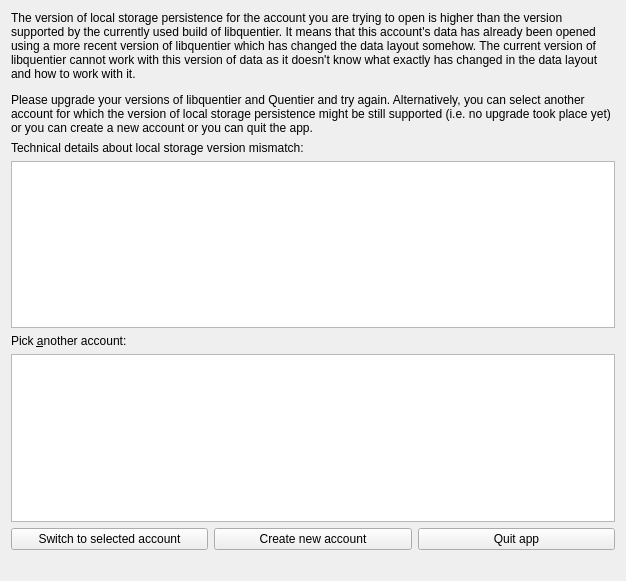
<?xml version="1.0" encoding="UTF-8"?>
<ui version="4.0">
 <class>LocalStorageVersionTooHighDialog</class>
 <widget class="QWidget" name="LocalStorageVersionTooHighDialog">
  <property name="geometry">
   <rect>
    <x>0</x>
    <y>0</y>
    <width>626</width>
    <height>581</height>
   </rect>
  </property>
  <property name="windowTitle">
   <string>Local storage version is too high</string>
  </property>
  <layout class="QVBoxLayout" name="verticalLayout">
   <item>
    <widget class="QLabel" name="descriptionLabel">
     <property name="text">
      <string>&lt;html&gt;&lt;head/&gt;&lt;body&gt;&lt;p&gt;The version of local storage persistence for the account you are trying to open is higher than the version supported by the currently used build of libquentier. It means that this account's data has already been opened using a more recent version of libquentier which has changed the data layout somehow. The current version of libquentier cannot work with this version of data as it doesn't know what exactly has changed in the data layout and how to work with it.&lt;/p&gt;&lt;p&gt;Please upgrade your versions of libquentier and Quentier and try again. Alternatively, you can select another account for which the version of local storage persistence might be still supported (i.e. no upgrade took place yet) or you can create a new account or you can quit the app.&lt;/p&gt;&lt;/body&gt;&lt;/html&gt;</string>
     </property>
     <property name="alignment">
      <set>Qt::AlignLeading|Qt::AlignLeft|Qt::AlignTop</set>
     </property>
     <property name="wordWrap">
      <bool>true</bool>
     </property>
    </widget>
   </item>
   <item>
    <widget class="QLabel" name="detailsLabel">
     <property name="text">
      <string>&lt;html&gt;&lt;head/&gt;&lt;body&gt;&lt;p&gt;Technical details about local storage version mismatch:&lt;/p&gt;&lt;/body&gt;&lt;/html&gt;</string>
     </property>
    </widget>
   </item>
   <item>
    <widget class="QPlainTextEdit" name="detailsPlainTextEdit">
     <property name="readOnly">
      <bool>true</bool>
     </property>
    </widget>
   </item>
   <item>
    <widget class="QLabel" name="pickAnotherAccountLabel">
     <property name="text">
      <string>Pick &amp;another account:</string>
     </property>
     <property name="buddy">
      <cstring>accountsTableView</cstring>
     </property>
    </widget>
   </item>
   <item>
    <widget class="QTableView" name="accountsTableView">
     <property name="editTriggers">
      <set>QAbstractItemView::NoEditTriggers</set>
     </property>
     <property name="selectionMode">
      <enum>QAbstractItemView::SingleSelection</enum>
     </property>
     <property name="selectionBehavior">
      <enum>QAbstractItemView::SelectRows</enum>
     </property>
    </widget>
   </item>
   <item>
    <layout class="QHBoxLayout" name="buttonsHorizontalLayout">
     <item>
      <widget class="QPushButton" name="switchToAnotherAccountPushButton">
       <property name="text">
        <string>Switch to selected account</string>
       </property>
      </widget>
     </item>
     <item>
      <widget class="QPushButton" name="createNewAccountPushButton">
       <property name="text">
        <string>Create new account</string>
       </property>
      </widget>
     </item>
     <item>
      <widget class="QPushButton" name="quitAppPushButton">
       <property name="text">
        <string>Quit app</string>
       </property>
      </widget>
     </item>
    </layout>
   </item>
   <item>
    <widget class="QLabel" name="statusBar"/>
   </item>
  </layout>
 </widget>
 <resources/>
 <connections/>
</ui>
